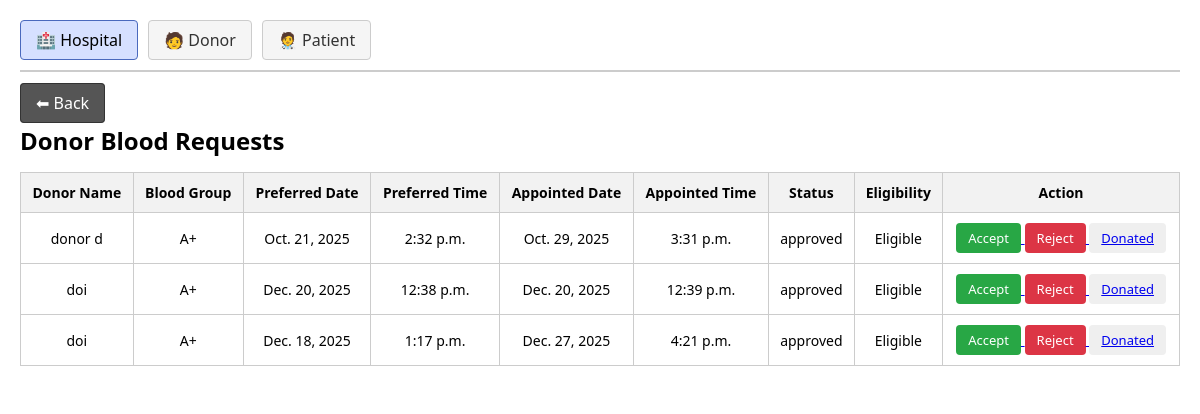
/manage_donors/, run on an earlier commit of the app's database.
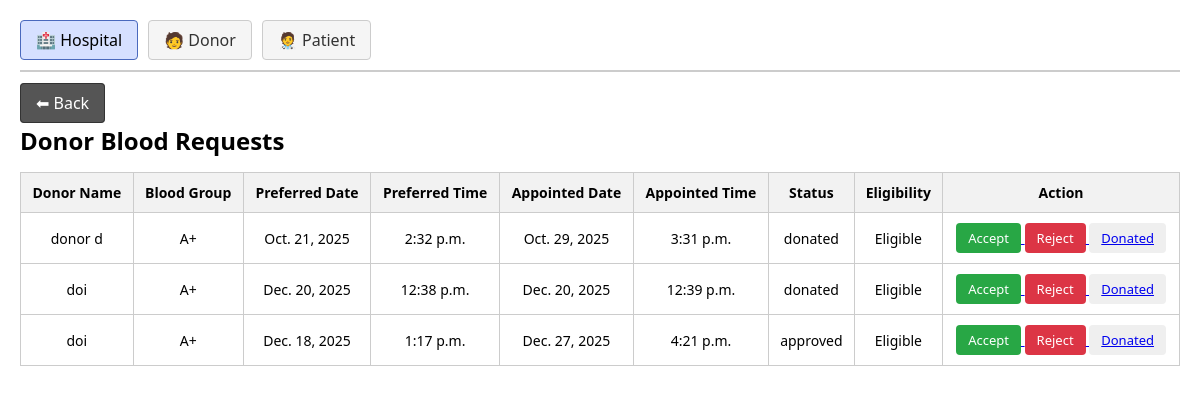
And on a later commit of the database.
### Blood_Bank/models.py (models this page shows, shortened)
class Donation_Request(models.Model):
    donor = models.ForeignKey(Donor,on_delete=models.CASCADE)
    preferred_date = models.DateField(null=True,blank=True)
    preferred_time = models.TimeField(null=True,blank=True)
    appointment_date = models.DateField(null=True, blank=True)
    appointment_time = models.TimeField(null=True, blank=True)
    STATUS_CHOICES = (
        ('requested', 'Requested'),
        ('approved', 'Approved'),
        ('rejected', 'Rejected'),
        ('donated','Donated')
    )
    status = models.CharField(max_length=10, choices=STATUS_CHOICES, default='requested')

class Donor(models.Model):
    profile = models.OneToOneField(Profile, on_delete=models.CASCADE)
    blood_group = models.CharField(max_length=20,null=True,blank=True)
    fullname = models.CharField(max_length=40,null=True,blank=True)
    age = models.PositiveIntegerField(null=True,blank=True)
    phonenumber = models.CharField(max_length=20,null=True,blank=True)
    address = models.CharField(max_length=50,null=True,blank=True)
    weight = models.PositiveIntegerField(null=True,blank=True)
    health = models.CharField(max_length=100,null=True,blank=True)
    medications = models.CharField(max_length=10, null=True, blank=True)
    tattoo = models.CharField(max_length=10, null=True, blank=True)
    pregnancy = models.CharField(max_length=10, null=True, blank=True)
    lastDonation = models.DateField(null=True, blank=True)
    is_first_time = models.BooleanField(default=False)

### Blood_Bank/views.py (the view)
# urls.py: path('manage_donors/',views.manage_donors,name='manage_donors'),
def manage_donors(request):
    donation_request = Donation_Request.objects.select_related('donor').all()
    for req in donation_request:
        donor = req.donor
        age = donor.age or 0
        weight = donor.weight or 0
        if donor.lastDonation:
            days_difference = (date.today() - donor.lastDonation).days
        else:
            days_difference = 9999  # default large number if never donated
        if (
            age < 18 or age > 60 or weight < 50
            or donor.health == "yes" or donor.medications == "yes"
            or donor.tattoo == "yes" or donor.pregnancy == "yes"
            or days_difference < 35
        ):
            req.eligibility = 'Not Eligible'
        else:
            req.eligibility = 'Eligible'
    return render(request, 'admin_dashboard/manage_donors.html', {'donation_request': donation_request})

### Blood_Bank/templates/admin_dashboard/manage_donors.html (shortened to what this page needs)
{% load static %}
<!DOCTYPE html>
<html lang="en">
<head>
    <link rel="stylesheet" href="{% static 'css/admin_dashboard/manage_donors.css' %}">
</head>
<body>
    <div class="page-container">
        <nav class="top-menu">
            <a href="{% url 'manage_hospitals' %}" class="active">🏥 Hospital</a>
            <a href="{% url 'manage_donors' %}">🧑 Donor</a>
            <a href="{% url 'manage_patients' %}">🧑‍⚕ Patient</a>
        </nav>
        <div class="back-section">
            <a href="{% url 'admindashboard' %}" class="back-btn">⬅ Back</a>
        </div>
        <main class="table-container">
            <h2>Donor Blood Requests</h2>
            <table>
                <thead>
                    <tr>
                        <th>Donor Name</th>
                        <th>Blood Group</th>
                        <th>Preferred Date</th>
                        <th>Preferred Time</th>
                        <th>Appointed Date</th>
                        <th>Appointed Time</th>
                        <th>Status</th>
                        <th>Eligibility</th>
                        <th>Action</th>
                    </tr>
                </thead>
                <tbody>
                    {% for r in donation_request %}
                    <tr>
                        <td>{{ r.donor.fullname }}</td>
                        <td>{{ r.donor.blood_group }}</td>
                        <td>{{ r.preferred_date }}</td>
                        <td>{{ r.preferred_time }}</td>
                        <td>{{ r.appointment_date }}</td>
                        <td>{{ r.appointment_time }}</td>
                        <td>{{ r.status }}</td>
                        <td>{{ r.eligibility }}</td>
                        <td>
                            <a href="{% url 'accept_donor' r.id %}">
                                <button class="btn approve" type="button">Accept</button>
                            </a>
                            <a href="{% url 'manage_donors_delete' r.id %}">
                                <button class="btn reject" type="button">Reject</button>
                            </a>
                            <a href="">
                                <button class="btn donated" type="button"><a href="{% url 'manage_donors_update' r.id %}">Donated</a></button>
                            </a>
                        </td>
                    </tr>
                    {% empty %}
                    <tr>
                        <td colspan="6">No donor requests available</td>
                    </tr>
                    {% endfor %}
                </tbody>
            </table>
        </main>
    </div>
</body>
</html>

What changed in the data, as far as the page shows it:
changed Donation_Request "Oct. 21, 2025": status "approved" → "donated"
changed Donation_Request "Dec. 20, 2025": status "approved" → "donated"
